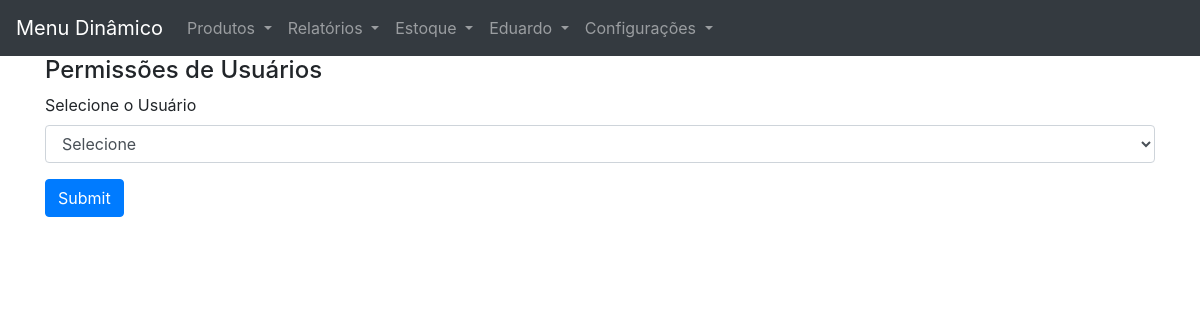
/permissoes_usuarios.php, run on the app's committed database.
### tables this page shows
CREATE TABLE `menus` (
  `ID` int(11) NOT NULL,
  `DESCRICAO` varchar(50) NOT NULL,
  `ICONE` varchar(50) NOT NULL,
  `ME_STATUS` varchar(50) NOT NULL
);

### conexao.php (called while the page is built, shortened)
<?php
$USUARIO = 'eduardo.garcia';
?>

### menu.php (the view, shortened to what this page needs)
<nav class="navbar navbar-expand-lg navbar-dark bg-dark">
  <a class="navbar-brand" href="index.php">Menu Dinâmico</a>
  <div class="collapse navbar-collapse" id="navbarNavDropdown">
    <ul class="navbar-nav">
<?php
require 'conexao.php';
$q_cargo = "SELECT ID_CARGO, ID FROM USUARIOS WHERE USUARIO = '$USUARIO'";
$r_cargo = mysqli_query($con,$q_cargo);
$cargodata = mysqli_fetch_assoc($r_cargo);
$id_cargo = $cargodata['ID_CARGO'];
$id_usuario = $cargodata['ID'];
$q_menu = "SELECT * FROM MENUS WHERE ME_STATUS = 'Ativo'";
$r_menu=mysqli_query($con,$q_menu);
while($menudata = mysqli_fetch_assoc($r_menu)){
$menu_id = $menudata['ID'];
$submenulistqry = "SELECT * FROM SUB_MENUS
INNER JOIN MENU_CARGOS ON MENU_CARGOS.ID_SUB_MENU = SUB_MENUS.ID
WHERE MC_STATUS = 'Ativo'
AND SUB_MENUS.ID_MENU = '$menu_id'
AND SUB_MENUS.ID IN (SELECT ID_SUB_MENU FROM MENU_USUARIOS
							WHERE ID_USUARIO = '$id_usuario'
							AND PERMISSAO = 'True'
              AND ID_MENU = '$menu_id')
AND MENU_CARGOS.ID_CARGO = '$id_cargo'
ORDER BY ID_SUB_MENU ASC";
$submenulistres=mysqli_query($con,$submenulistqry);
$submenutotal=mysqli_num_rows($submenulistres);
if($submenutotal>0){ ?>
      <li class="nav-item dropdown">
        <a class="nav-link dropdown-toggle" href="#" id="navbarDropdownMenuLink" data-toggle="dropdown" aria-haspopup="true" aria-expanded="false">
         <span><i class="<?php echo $menudata['ICONE'];?>"></i></span>  <?php echo $menudata['DESCRICAO'];?>
        </a>
      </li>
<?php }} ?>
      <li class="nav-item dropdown">
        <a class="nav-link dropdown-toggle" href="#" id="navbarDropdownMenuLink" data-toggle="dropdown" aria-haspopup="true" aria-expanded="false">
          Configurações
        </a>
      </li>
    </ul>
  </div>
</nav>

### data on the page
menus: DESCRICAO "Produtos"
menus: DESCRICAO "Relatórios"
menus: DESCRICAO "Estoque"
menus: DESCRICAO "Eduardo"
